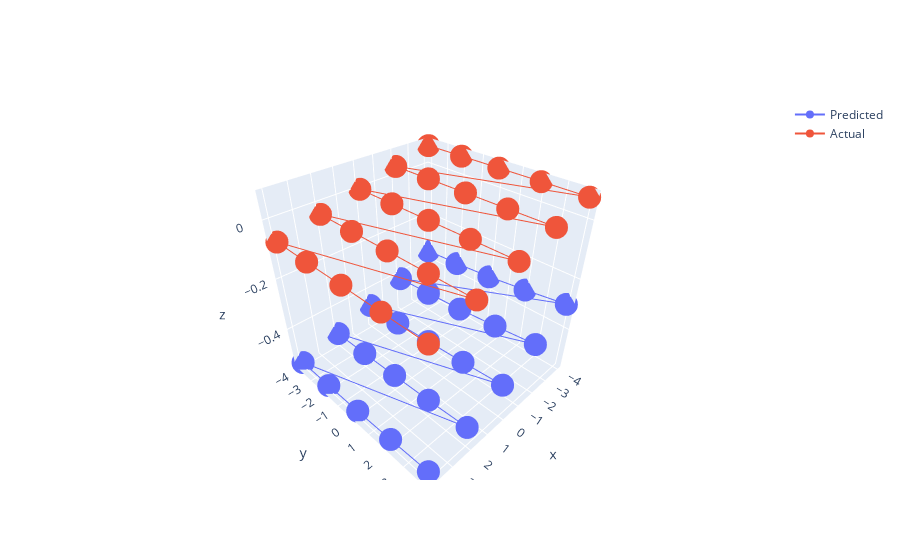
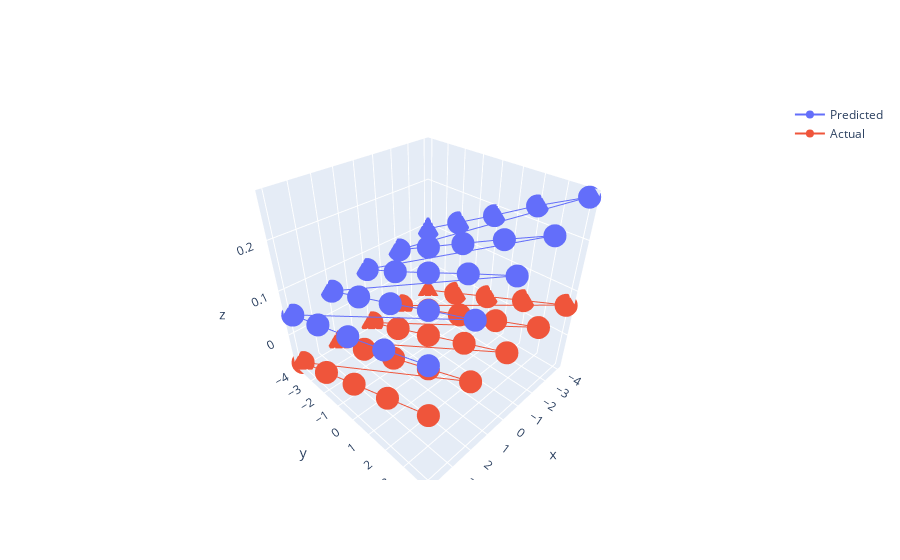
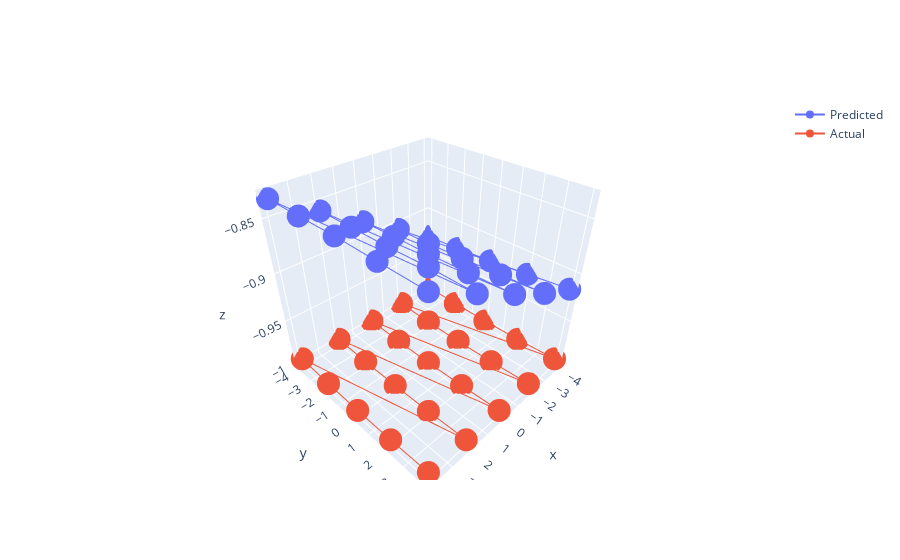

These figures' notebook cell, in order:
### Code cell
comp_plot3D(actang, anglepred, xact, yact, axis='x', relative=False)
comp_plot3D(actang, anglepred, xact, yact, axis='y', relative=False)
comp_plot3D(actang, anglepred, xact, yact, axis='z', relative=False)

### Figure 1 — Plotly figure (JSON) as saved in the notebook; plotly's stock layout.template omitted (floating-point values rounded to 4 significant figures)
{"data": [{"name": "Predicted", "type": "scatter3d", "x": [4, 4, 4, 4, 4, 2, 2, 2, 2, 2, 0, 0, 0, 0, 0, -2, -2, -2, -2, -2, -4, -4, -4, -4, -4], "y": [4, 2, 0, -2, -4, 4, 2, 0, -2, -4, 4, 2, 0, -2, -4, 4, 2, 0, -2, -4, 4, 2, 0, -2, -4], "z": [-0.5287, -0.5376, -0.5448, -0.5481, -0.5504, -0.4833, -0.4948, -0.5015, -0.5078, -0.5113, -0.4293, -0.4424, -0.4526, -0.4621, -0.4661, -0.3672, -0.3848, -0.3989, -0.4093, -0.4172, -0.2954, -0.3171, -0.3358, -0.3476, -0.3563]}, {"name": "Actual", "type": "scatter3d", "x": [4, 4, 4, 4, 4, 2, 2, 2, 2, 2, 0, 0, 0, 0, 0, -2, -2, -2, -2, -2, -4, -4, -4, -4, -4], "y": [4, 2, 0, -2, -4, 4, 2, 0, -2, -4, 4, 2, 0, -2, -4, 4, 2, 0, -2, -4, 4, 2, 0, -2, -4], "z": [-0.06959, -0.06971, -0.06976, -0.06971, -0.06959, -0.03481, -0.03488, -0.0349, -0.03488, -0.03481, 0, 0, 0, 0, 0, 0.03481, 0.03488, 0.0349, 0.03488, 0.03481, 0.06959, 0.06971, 0.06976, 0.06971, 0.06959]}], "layout": {}}

### Figure 2 — Plotly figure (JSON) as saved in the notebook; plotly's stock layout.template omitted (floating-point values rounded to 4 significant figures)
{"data": [{"name": "Predicted", "type": "scatter3d", "x": [4, 4, 4, 4, 4, 2, 2, 2, 2, 2, 0, 0, 0, 0, 0, -2, -2, -2, -2, -2, -4, -4, -4, -4, -4], "y": [4, 2, 0, -2, -4, 4, 2, 0, -2, -4, 4, 2, 0, -2, -4, 4, 2, 0, -2, -4, 4, 2, 0, -2, -4], "z": [0.1621, 0.1319, 0.1026, 0.07528, 0.04775, 0.1841, 0.1528, 0.1192, 0.08817, 0.05719, 0.2126, 0.1762, 0.1382, 0.101, 0.06667, 0.2419, 0.2018, 0.1601, 0.1177, 0.07625, 0.2748, 0.2322, 0.1846, 0.1391, 0.09342]}, {"name": "Actual", "type": "scatter3d", "x": [4, 4, 4, 4, 4, 2, 2, 2, 2, 2, 0, 0, 0, 0, 0, -2, -2, -2, -2, -2, -4, -4, -4, -4, -4], "y": [4, 2, 0, -2, -4, 4, 2, 0, -2, -4, 4, 2, 0, -2, -4, 4, 2, 0, -2, -4, 4, 2, 0, -2, -4], "z": [0.06976, 0.0349, 0, -0.0349, -0.06976, 0.06976, 0.0349, 0, -0.0349, -0.06976, 0.06976, 0.0349, 0, -0.0349, -0.06976, 0.06976, 0.0349, 0, -0.0349, -0.06976, 0.06976, 0.0349, 0, -0.0349, -0.06976]}], "layout": {}}

### Figure 3 — Plotly figure (JSON) as saved in the notebook; plotly's stock layout.template omitted (floating-point values rounded to 4 significant figures)
{"data": [{"name": "Predicted", "type": "scatter3d", "x": [4, 4, 4, 4, 4, 2, 2, 2, 2, 2, 0, 0, 0, 0, 0, -2, -2, -2, -2, -2, -4, -4, -4, -4, -4], "y": [4, 2, 0, -2, -4, 4, 2, 0, -2, -4, 4, 2, 0, -2, -4, 4, 2, 0, -2, -4, 4, 2, 0, -2, -4], "z": [-0.8332, -0.8328, -0.8323, -0.833, -0.8335, -0.8559, -0.8555, -0.8569, -0.8569, -0.8575, -0.8778, -0.8793, -0.881, -0.881, -0.8822, -0.8981, -0.9007, -0.9029, -0.9048, -0.9056, -0.915, -0.9195, -0.9237, -0.9273, -0.9297]}, {"name": "Actual", "type": "scatter3d", "x": [4, 4, 4, 4, 4, 2, 2, 2, 2, 2, 0, 0, 0, 0, 0, -2, -2, -2, -2, -2, -4, -4, -4, -4, -4], "y": [4, 2, 0, -2, -4, 4, 2, 0, -2, -4, 4, 2, 0, -2, -4, 4, 2, 0, -2, -4, 4, 2, 0, -2, -4], "z": [-0.9951, -0.997, -0.9976, -0.997, -0.9951, -0.997, -0.9988, -0.9994, -0.9988, -0.997, -0.9976, -0.9994, -1, -0.9994, -0.9976, -0.997, -0.9988, -0.9994, -0.9988, -0.997, -0.9951, -0.997, -0.9976, -0.997, -0.9951]}], "layout": {}}
